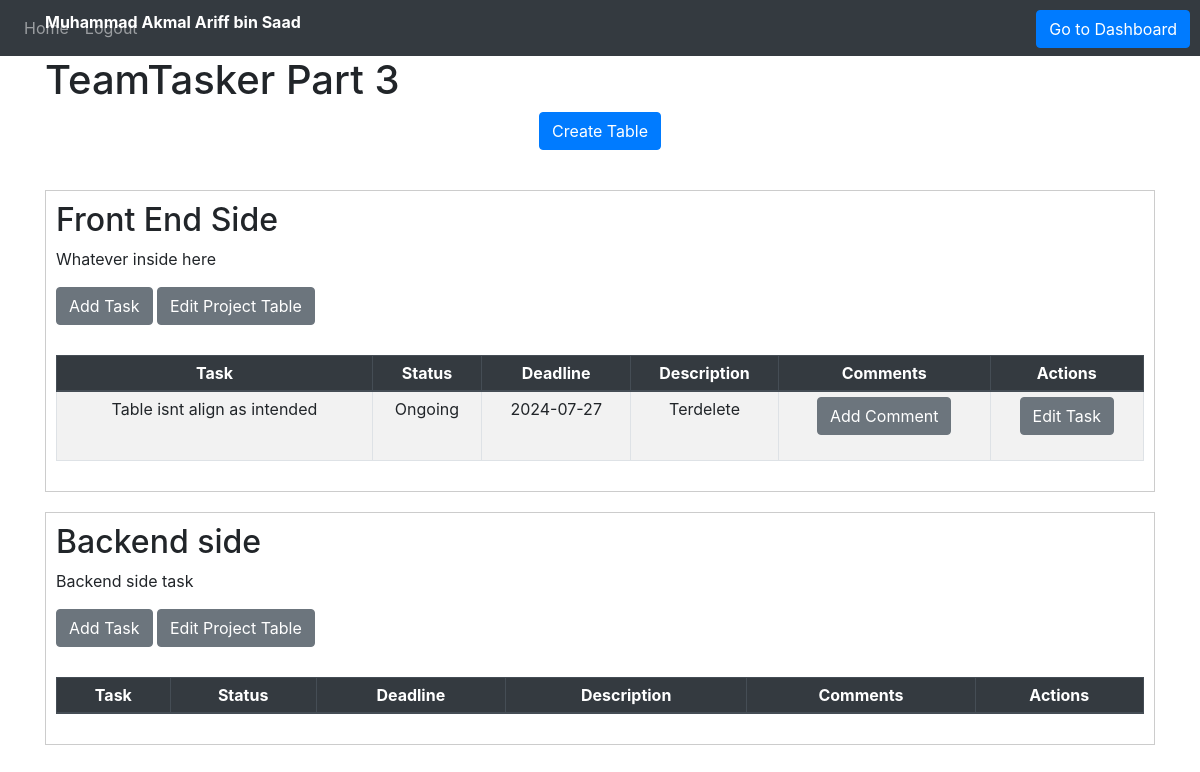
Page /taskmanagement?project_id=10 (signed in) on the committed database.
### Website/models.py (models this page shows)
class User(db.Model, UserMixin):
    id = db.Column(db.Integer, primary_key=True)
    email = db.Column(db.String(150), unique=True)
    password = db.Column(db.String(150))
    first_name = db.Column(db.String(150))
    notes = db.relationship('Note', foreign_keys='Note.user_id')
    tasks = db.relationship('Task', foreign_keys='Task.user_id')
    comments = db.relationship('Comment', foreign_keys='Comment.user_id')
    project_tables = db.relationship('Projecttable', foreign_keys='Projecttable.user_id')
    project = db.relationship('Project',foreign_keys='Project.user_id')
    shared_project = db.relationship('SharedProject',foreign_keys='SharedProject.shared_user_id')

class Project(db.Model):
    id = db.Column(db.Integer, primary_key=True)
    name = db.Column(db.String(10000))
    description = db.Column(db.String(10000))
    user_id = db.Column(db.Integer, db.ForeignKey('user.id'))
    projecttable = db.relationship('Projecttable', backref='project', foreign_keys='Projecttable.project_id')
    shared_project_id = db.relationship('SharedProject', foreign_keys='SharedProject.project_id')
    shared_project_name = db.relationship('SharedProject', foreign_keys='SharedProject.project_name')

class Projecttable(db.Model):
    id = db.Column(db.Integer, primary_key=True)
    name = db.Column(db.String(10000))
    description = db.Column(db.String(10000))
    user_id = db.Column(db.Integer, db.ForeignKey('user.id'))
    project_id = db.Column(db.Integer, db.ForeignKey('project.id'))
    tasks = db.relationship('Task', backref='projecttable', foreign_keys='Task.projecttable_id')

class Task(db.Model):
    id = db.Column(db.Integer, primary_key=True)
    task_name = db.Column(db.String(10000))
    task_status = db.Column(db.String(10000))
    deadline = db.Column(db.String(10000))
    description = db.Column(db.String(10000))
    user_id = db.Column(db.Integer, db.ForeignKey('user.id'))
    comment_id = db.Column(db.Integer, db.ForeignKey('comment.id'))
    projecttable_id = db.Column(db.Integer, db.ForeignKey('projecttable.id'))
    comment = db.relationship('Comment', backref='Task', foreign_keys='Comment.tasks_id')

### Website/views.py (the view, shortened to what this page needs)
@views.route('/taskmanagement', methods=['GET', 'POST'])
@login_required
def home():
    project_id = request.args.get('project_id')
    if project_id:
        project_id = int(project_id)
    projects = Project.query.filter_by(id=project_id).first()
    projecttables = Projecttable.query.filter_by(project_id=project_id).all()
    shared_projects = SharedProject.query.filter_by(project_id=project_id).all()
    shared_user_ids = [shared_project.shared_user_id for shared_project in shared_projects]
    shared_users = User.query.filter(User.id.in_(shared_user_ids)).all()
    current_shared_users = SharedProject.query.filter_by(shared_user_id=current_user.id, project_id=project_id).first()
    project_tables = Projecttable.query.filter_by(project_id=project_id).all()
    projecttable_id = [projecttable.id for projecttable in project_tables]
    group_task = Task.query.filter(Task.projecttable_id.in_(projecttable_id)).all()
    task_id = [task.id for task in group_task]
    tasks_id = request.args.get('tasks_id')
    comments = Comment.query.filter(Comment.tasks_id.in_(task_id)).all()
    print("Shared Projects:")
    for shared_project in shared_projects:
        print(f"Shared Project ID: {shared_project.project_id}, Name: {shared_project.project_name}")
    return render_template("home.html", user=current_user,project_id = project_id,projecttables=projecttables,
                           shared_projects=shared_projects,current_shared_users=current_shared_users,shared_users=shared_users,comments=comments,
                           projects=projects)

### Website/__init__.py (called while the page is built)
def create_app():
    app = Flask(__name__, static_folder='static')
    app.config['SECRET_KEY'] = 'hjshjhdjah kjshkjdhjs'
    app.config['SQLALCHEMY_DATABASE_URI'] = f'sqlite:///{DB_NAME}'
    db.init_app(app)
    from .views import views
    from .auth import auth
    app.register_blueprint(views, url_prefix='/')
    app.register_blueprint(auth, url_prefix='/')
    from .models import User, Note
    with app.app_context():
        db.create_all()
    login_manager = LoginManager()
    login_manager.login_view = 'auth.login'
    login_manager.init_app(app)
    @login_manager.user_loader
    def load_user(id):
        return User.query.get(int(id))
    return app

### Website/templates/home.html (shortened to what this page needs)
{% extends "base.html" %}
{% block content %}
<div class="text" style="position: absolute; top: 10px; text-align: center; font-weight: bold; color: white;" >{{user.first_name}}</div>
<h1>{{ projects.name }}</h1>
<ul class="list-group list-group-flush" id="notes">
  <form method="POST">
  <button  class="btn btn-primary" style="position: absolute; top: 10px; right: 10px;" name = "nav_dashboard">Go to Dashboard</button>
  </form>
</ul>
<div>
  <form method="POST">
  <div align="center">
    <button type="submit" class="btn btn-primary" name="create_table">Create Table</button>
  </div>
  </form>
  {% for projecttable in projecttables %}
  {% if projecttable.project_id == project_id %}
  <div style="border: 1px solid #ccc; padding: 10px; margin-top: 20px;">
  <form method="POST">
    <div class="project-table-container">
    <h2>{{ projecttable.name }}</h2>
    <p>{{ projecttable.description }}</p>
    <button type="button" class="btn btn-secondary" data-toggle="modal" data-target="#addTaskModal" onclick="setProjectId({{ projecttable.id }})">Add Task</button>
    <button type="button" class="btn btn-secondary" onclick="editProjectTable('{{ projecttable.id }}', '{{ projecttable.name }}', '{{ projecttable.description }}')"
    data-toggle="modal" data-target="#editProjectTableModal">
      Edit Project Table
    </button>
    <table class="table table-striped table-bordered table-hover table-sm">
      <thead class="thead-dark">
        <tr>
          <th>Task</th>
          <th>Status</th>
          <th>Deadline</th>
          <th>Description</th>
          <th>Comments</th>
          <th>Actions</th>
        </tr>
      </thead>
      <tbody>
        {% for task in projecttable.tasks %}
          <tr>
            <td>{{ task.task_name }}</td>
            <td>{{ task.task_status }}</td>
            <td>{{ task.deadline }}</td>
            <td>{{ task.description }}</td>
            <td>
              <button type="button" class="btn btn-secondary" data-toggle="modal" data-target="#commentModal" onclick="populateComments('{{ task.id }}')">Add Comment</button>
            </td>
            <td>
              <button type="button" class="btn btn-secondary" data-toggle="modal" data-target="#editTaskModal"
                onclick="editTask('{{ task.id }}', '{{ task.task_name }}', '{{ task.task_status }}', '{{ task.deadline }}', '{{ task.description }}')">
                Edit Task
              </button>
            </td>
          </tr>
        {% endfor %}
      </tbody>
    </table>
    </div>
  </form>
  </div>
{% endif %}
{% endfor %}
{% endblock %}

### Website/static/teamtasker.css (style rules this page uses)
table { border-collapse: collapse; margin: 10px 0; width: 80%; }
table, th, td { border: 1px solid black; }
th, td { padding: 8px; text-align: center; }
button { padding: 10px 20px; font-size: 16px; margin-bottom: 20px; }
.project-table-container { margin-bottom: 20px; }

### rows in the picture
User: first_name "Muhammad Akmal Ariff bin Saad"
Project: name "TeamTasker Part 3"
Projecttable: name "Front End Side", description "Whatever inside here"
Task: task_name "Table isnt align as intended", task_status "Ongoing", deadline "2024-07-27", description "Terdelete"
Projecttable: name "Backend side", description "Backend side task"
